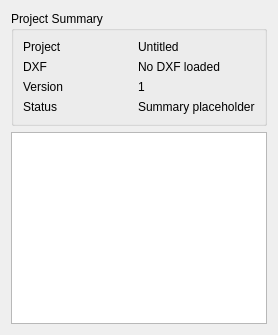
      <widget class="QWidget" name="dxfTab">
       <attribute name="title">
        <string>DXF / Path</string>
       </attribute>
       <layout class="QVBoxLayout" name="verticalLayout_2">
        <item>
         <widget class="QGroupBox" name="projectSummaryGroup">
          <property name="title">
           <string>Project Summary</string>
          </property>
          <layout class="QGridLayout" name="gridLayout">
           <item row="0" column="0">
            <widget class="QLabel" name="labelProjectName">
             <property name="text">
              <string>Project</string>
             </property>
            </widget>
           </item>
           <item row="0" column="1">
            <widget class="QLabel" name="projectNameValue">
             <property name="text">
              <string>Untitled</string>
             </property>
            </widget>
           </item>
           <item row="1" column="0">
            <widget class="QLabel" name="labelDxfPath">
             <property name="text">
              <string>DXF</string>
             </property>
            </widget>
           </item>
           <item row="1" column="1">
            <widget class="QLabel" name="dxfPathValue">
             <property name="text">
              <string>No DXF loaded</string>
             </property>
             <property name="wordWrap">
              <bool>true</bool>
             </property>
            </widget>
           </item>
           <item row="2" column="0">
            <widget class="QLabel" name="labelProjectVersion">
             <property name="text">
              <string>Version</string>
             </property>
            </widget>
           </item>
           <item row="2" column="1">
            <widget class="QLabel" name="projectVersionValue">
             <property name="text">
              <string>1</string>
             </property>
            </widget>
           </item>
           <item row="3" column="0">
            <widget class="QLabel" name="labelSummary">
             <property name="text">
              <string>Status</string>
             </property>
            </widget>
           </item>
           <item row="3" column="1">
            <widget class="QLabel" name="summaryValue">
             <property name="text">
              <string>Summary placeholder</string>
             </property>
             <property name="wordWrap">
              <bool>true</bool>
             </property>
            </widget>
           </item>
          </layout>
         </widget>
        </item>
        <item>
         <widget class="DxfViewWidget" name="dxfView"/>
        </item>
       </layout>
      </widget>
